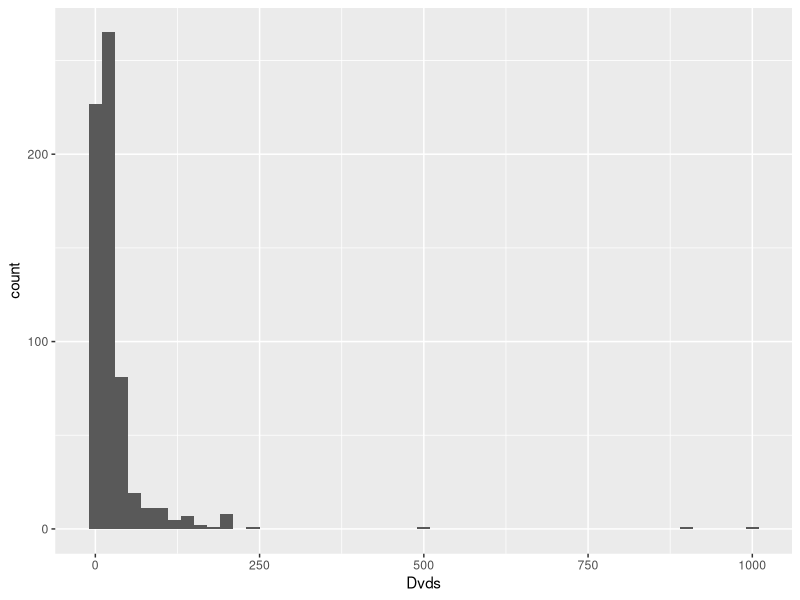
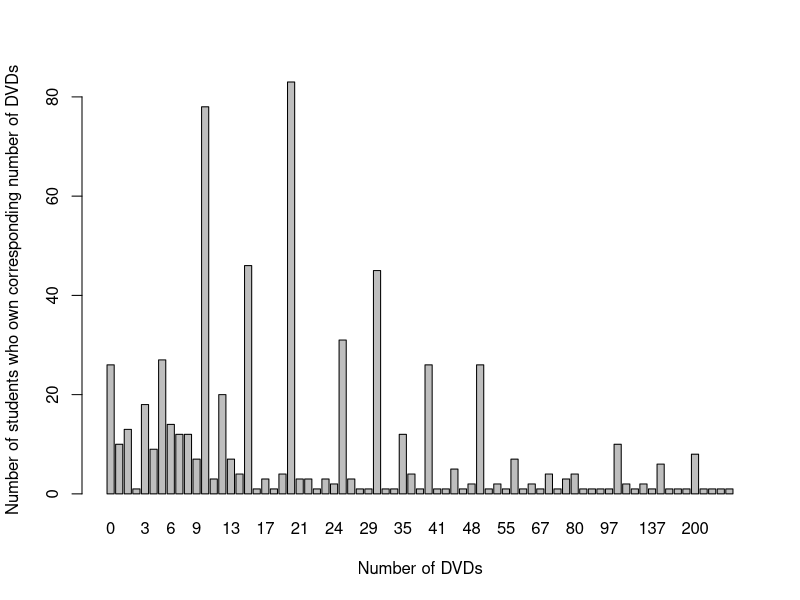
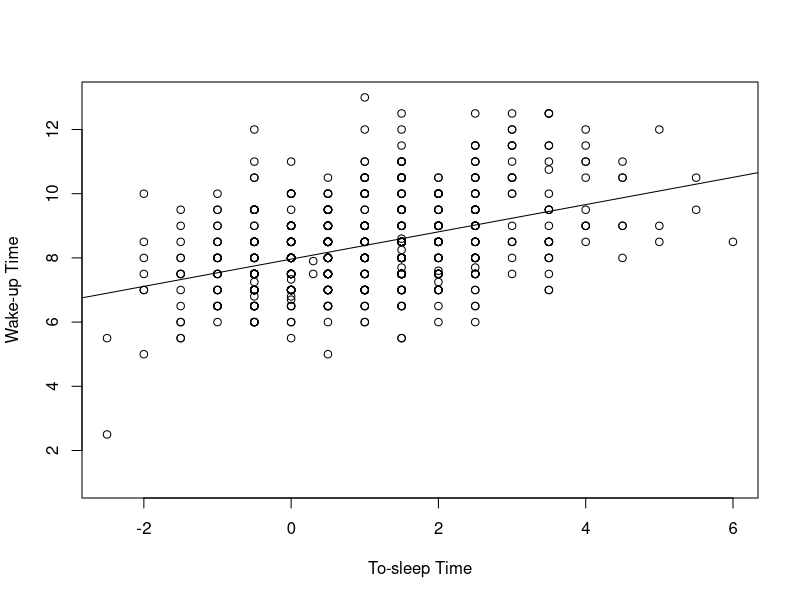
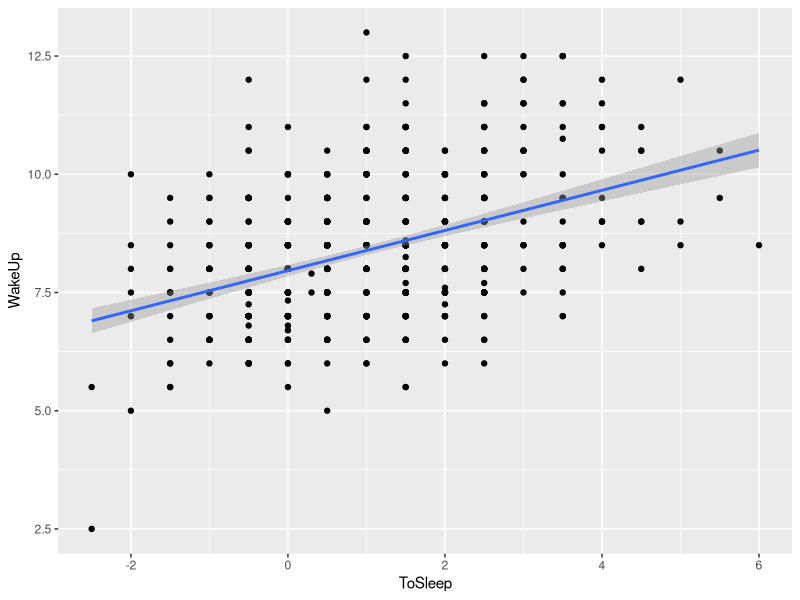

These charts were generated, in order, by the following R code:
## ---- chunk 1
# load and have a quick look of the data
library(LearnBayes)
data(studentdata)
str(studentdata)
## ---- chunk 2
library(ggplot2)
ggplot(aes(x=Dvds), data=studentdata) +
  geom_histogram(binwidth =20)
## ---- chunk 3
# Summarize the data and report the 2.5th and 97.5th percentiles.
summary(studentdata$Dvds)
quantile(studentdata$Dvds, probs =c(0.025,0.5,0.975), na.rm = TRUE)
## ---- chunk 4
# Constuct a table of the individual values of DVDs that were observed.
# And make a bar plot.
table(studentdata$Dvds)

barplot(table(studentdata$Dvds), ylab = "Number of students who own corresponding number of DVDs", xlab="Number of DVDs")
## ---- chunk 5

plot(studentdata$ToSleep,studentdata$WakeUp, xlab="To-sleep Time", ylab="Wake-up Time")
fit = lm(studentdata$WakeUp~studentdata$ToSleep)
abline(fit)
summary(fit)

# Predict the average wake-up time for a student who went to bed at midnight
# based on the linear fit.
wakeuptime <- fit

## ---- chunk 6

# Let's exclude points with NA values in ToSleep column or WakeUp column.
good <- complete.cases(studentdata$ToSleep, studentdata$WakeUp)
goodstudentdata <- studentdata[good,]

# After removing NA values, calculate the correlation. 
cor(goodstudentdata$ToSleep, goodstudentdata$WakeUp)

# Let's try to do the same thing with ggplot2, and show the 95% confident level.
ggplot(aes(x= ToSleep, y=WakeUp), data=goodstudentdata)+
  geom_point()+
  geom_smooth(method = "lm")
## ---- chunk 7
# Make prediction for students who went to bed at midnight: ToSleep =0 
# The code is not working correctly. ?
# However we really just need the y axis intercept for the linear function. From the summary, we can see the estimated wake up time is 7.9628, with std = 0.0618.
predict(fit, data.frame(ToSleep = c(0,1)))
